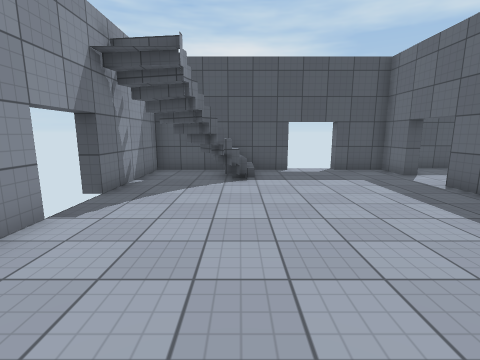
View 1 (above)

12 first-person views from a walk through a Unity game level. The camera is 1.5 m above the floor, tilts 10° down and sees 85° across. The floor is counted in squares, 1 m on a side. Each view is taken from the middle of a square. On the plan, view 1 faces up. The plan holds only what a view shows up to about 14 squares ahead; the rest is blank. The place goes on beyond the plan. Surface patterns are stand-ins for the level's own textures.

View 2
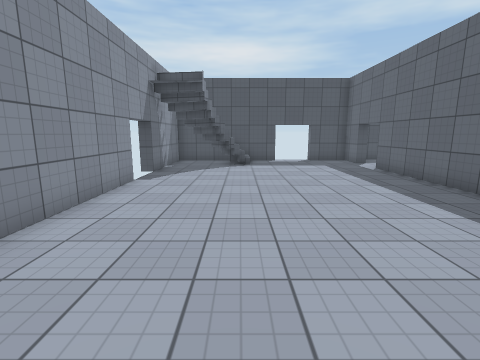

View 3
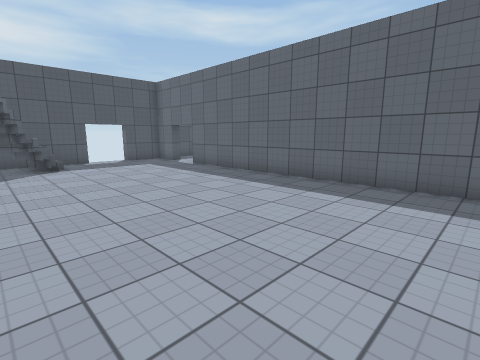

View 4
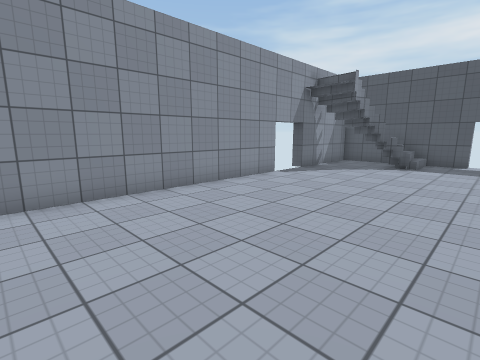

View 5
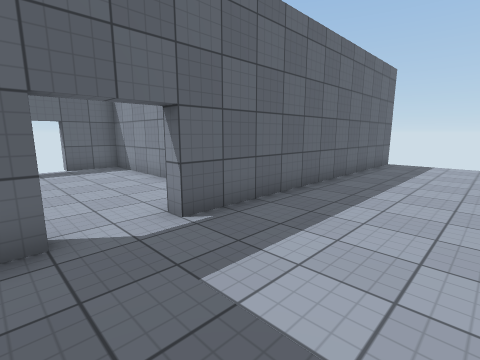

View 6
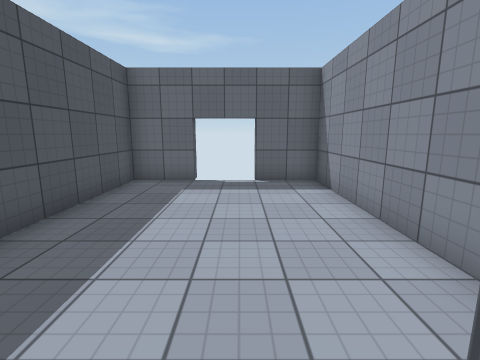

View 7
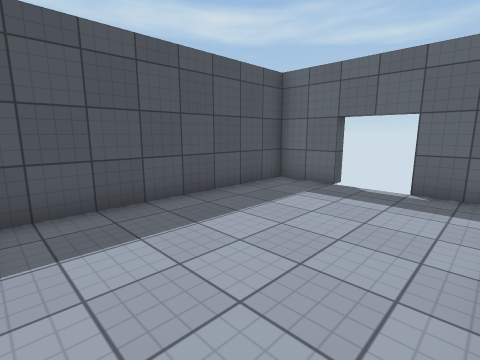

View 8
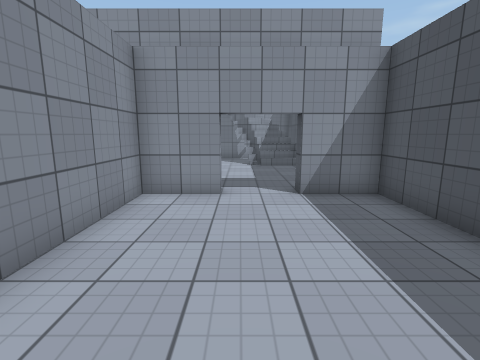

View 9
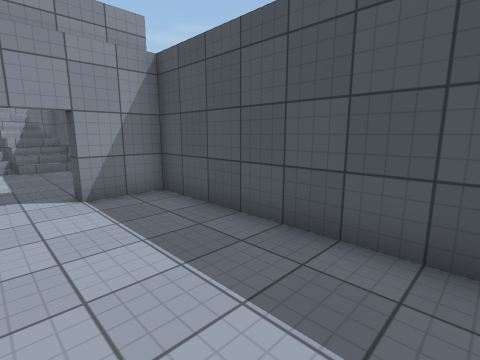

View 10
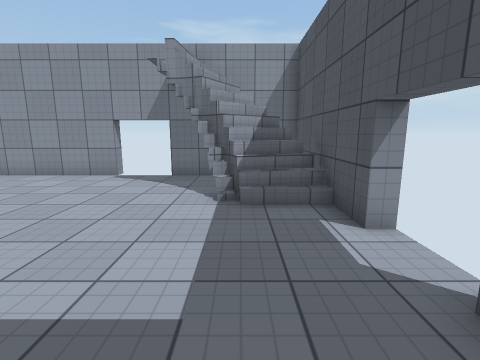

View 11
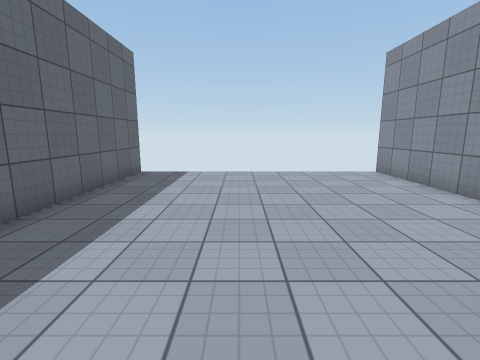

View 12
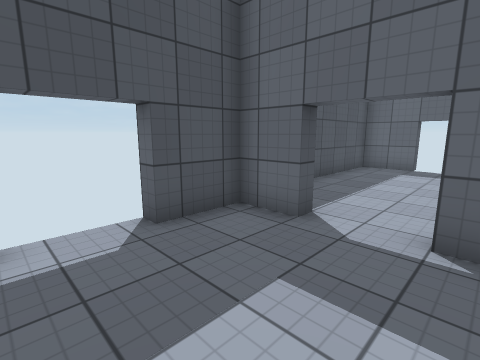

### Floor plan
Points are (right, up) in squares from view 1. A wall is a line through its corners. A room is listed if a view was taken in it or the views show most of it. See-through windows are left out.
Room 1 (views 1, 2, 3, 4, 5, 6, 10, 11, 12)
walls: (-3.5, 4.5) (-3.5, -4.5); (6.5, 9.5) (6, 9.5) (6, 11) (4, 11) (4, 11.5); (2, 11.6) (2, 11) (-3.5, 11) (-3.5, 6.5); (6, -4.6) (6, 7.5) (6.5, 7.5)
low walls: (-0.3, 9.5) (0, 8.5); (0.2, 9.6) (0.2, 9); (-1.9, 10.2) (-1.5, 9.6)
ways out: opening at (6, 8.5) to room 2
Room 2 (views 7, 8, 9)
walls: (6.5, 7.5) (6.5, 5.5) (14.5, 5.5) (14.5, 7.5); (14.5, 9.5) (14.5, 11.5) (6.5, 11.5) (6.5, 9.5)
ways out: opening at (6, 8.5) to room 1

Positions as (right, up) in squares from view 1, and headings:
1: (0, 0), facing up
2: (0, -4), facing up
3: (-2, -4), facing up-right
4: (3, -4), facing up-left
5: (2, 10), facing down-right
6: (6, 8), facing right
7: (7, 6), facing up-right
8: (13, 8), facing left
9: (13, 8), facing up-left
10: (6, 9), facing left
11: (2, 6), facing down
12: (2, 7), facing up-right
